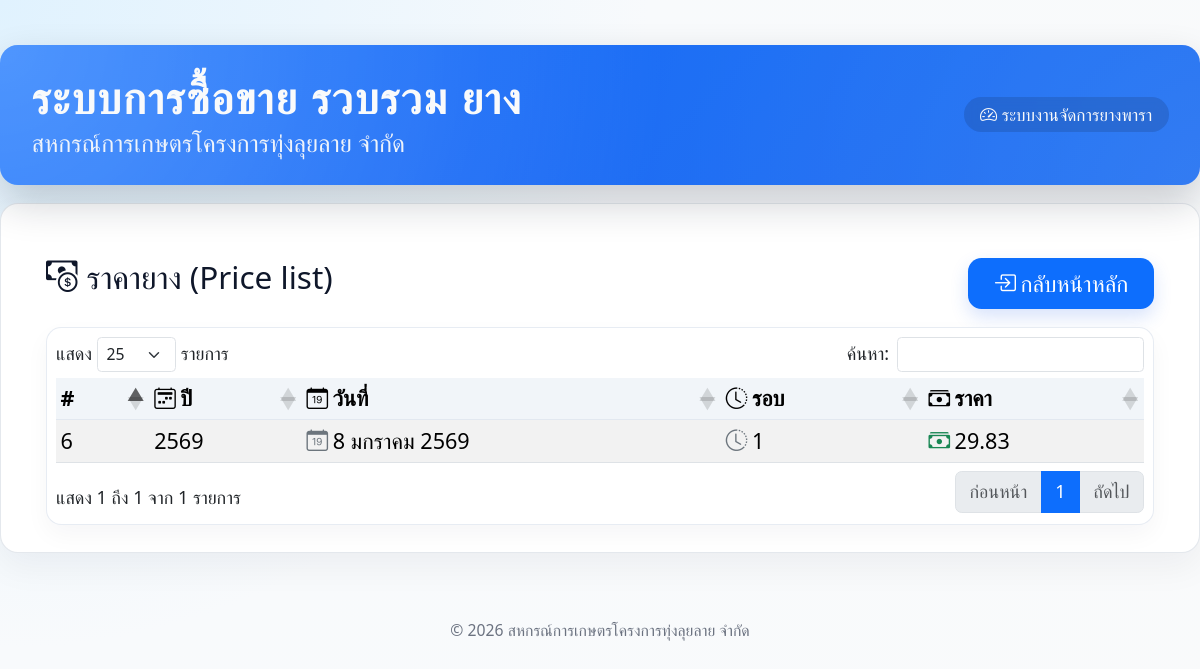
The app's page /prices.php with its own data.
### tables this page shows
CREATE TABLE `tbl_price` (
  `pr_id` int(11) NOT NULL,
  `pr_year` int(11) NOT NULL,
  `pr_date` date NOT NULL,
  `pr_number` varchar(255) NOT NULL,
  `pr_price` decimal(18,2) NOT NULL,
  `pr_saveby` varchar(255) NOT NULL,
  `pr_savedate` date NOT NULL
);

### functions.php (called while the page is built, shortened)
<?php
function is_logged_in(): bool {
    return isset($_SESSION['user_id']);
}
function thai_date_format(string $date_str): string {
    $months = [
        1 => 'มกราคม',
        2 => 'กุมภาพันธ์',
        3 => 'มีนาคม',
        4 => 'เมษายน',
        5 => 'พฤษภาคม',
        6 => 'มิถุนายน',
        7 => 'กรกฎาคม',
        8 => 'สิงหาคม',
        9 => 'กันยายน',
        10 => 'ตุลาคม',
        11 => 'พฤศจิกายน',
        12 => 'ธันวาคม',
    ];
    $date = strtotime($date_str);
    $day = date('j', $date);
    $month = (int)date('n', $date);
    $year = (int)date('Y', $date) + 543;
    return sprintf('%d %s %d', $day, $months[$month], $year);
}
?>

### prices.php (the view, shortened to what this page needs)
<?php
require_once 'functions.php';
include 'header.php';
$stmt = $mysqli->prepare("SELECT pr_id, pr_year, pr_date, pr_number, pr_price, pr_saveby, pr_savedate FROM tbl_price ORDER BY pr_date DESC, pr_id DESC");
$stmt->execute();
$result = $stmt->get_result();
$prices = $result->fetch_all(MYSQLI_ASSOC);
?>
<div class="container mt-4">
    <div class="row mb-3">
        <div class="col-6">
            <h3><i class="bi bi-cash-coin me-2"></i>ราคายาง (Price list)</h3>
        </div>
        <div class="col-6 text-end">
            <?php if (function_exists('is_logged_in') && is_logged_in()): ?>
                <a href="dashboard.php" class="btn btn-secondary me-2"><i class="bi bi-house-door me-1"></i>กลับหน้า dashboard</a>
            <?php else: ?>
                <a href="index.php" class="btn btn-primary"><i class="bi bi-box-arrow-in-right me-1"></i>กลับหน้าหลัก</a>
            <?php endif; ?>
        </div>
    </div>
    <div class="card card-table">
        <div class="card-body p-2">
            <div class="table-responsive">
                <table class="table table-striped table-sm datatable">
                    <thead>
                        <tr>
                            <th>#</th>
                            <th><i class="bi bi-calendar2-week me-1"></i>ปี</th>
                            <th><i class="bi bi-calendar-date me-1"></i>วันที่</th>
                            <th><i class="bi bi-clock-history me-1"></i>รอบ</th>
                            <th><i class="bi bi-cash-stack me-1"></i>ราคา</th>
                        </tr>
                    </thead>
                    <tbody>
                        <?php foreach ($prices as $p): ?>
                            <tr>
                                <td><?php echo (int)$p['pr_id']; ?></td>
                                <td><?php echo (int)$p['pr_year']; ?></td>
                                <td><i class="bi bi-calendar-date me-1 text-secondary"></i><?php echo thai_date_format($p['pr_date']); ?></td>
                                <td><i class="bi bi-clock-history me-1 text-secondary"></i><?php echo htmlspecialchars($p['pr_number']); ?></td>
                                <td><i class="bi bi-cash-stack me-1 text-success"></i><?php echo number_format((float)$p['pr_price'], 2); ?></td>
                            </tr>
                        <?php endforeach; ?>
                    </tbody>
                </table>
            </div>
        </div>
    </div>
</div>
<?php include 'footer.php'; ?>

### header.php (style rules this page uses)
* { margin: 0; padding: 0; box-sizing: border-box; }
:root { font-size: 18px; }
body { min-height: 100vh; background: radial-gradient(circle at top left, #e0f2fe 0, #f8fafc 45%, #f9fafb 100%); font-family: 'THSarabunNew', system-ui, -apple-system, "Segoe UI", Roboto, "Helvetica Neue", Arial, "Noto Sans", sans-serif; color: #0f172a; }
table, .dataTable, table.dataTable tbody td, table.dataTable thead th, table.table td, table.table th { font-size: 1.2rem; }
.btn { font-size: 1.25rem; padding: 0.4em 1.15em; border-radius: .75rem; }
.btn-primary, .btn-success, .btn-danger, .btn-warning { border: none; box-shadow: 0 8px 18px rgba(37, 99, 235, 0.18); }
.card-table { border-radius: .85rem; border: 1px solid rgba(226, 232, 240, 0.8); box-shadow: 0 10px 24px rgba(15, 23, 42, 0.04); overflow: hidden; }
table.dataTable thead th { background-color: #f1f5f9; border-bottom: 1px solid #e2e8f0; font-weight: 600; }

### records on screen
tbl_price: pr_id "6", pr_year "2569", pr_date "8 มกราคม 2569", pr_number "1", pr_price "29.83"
